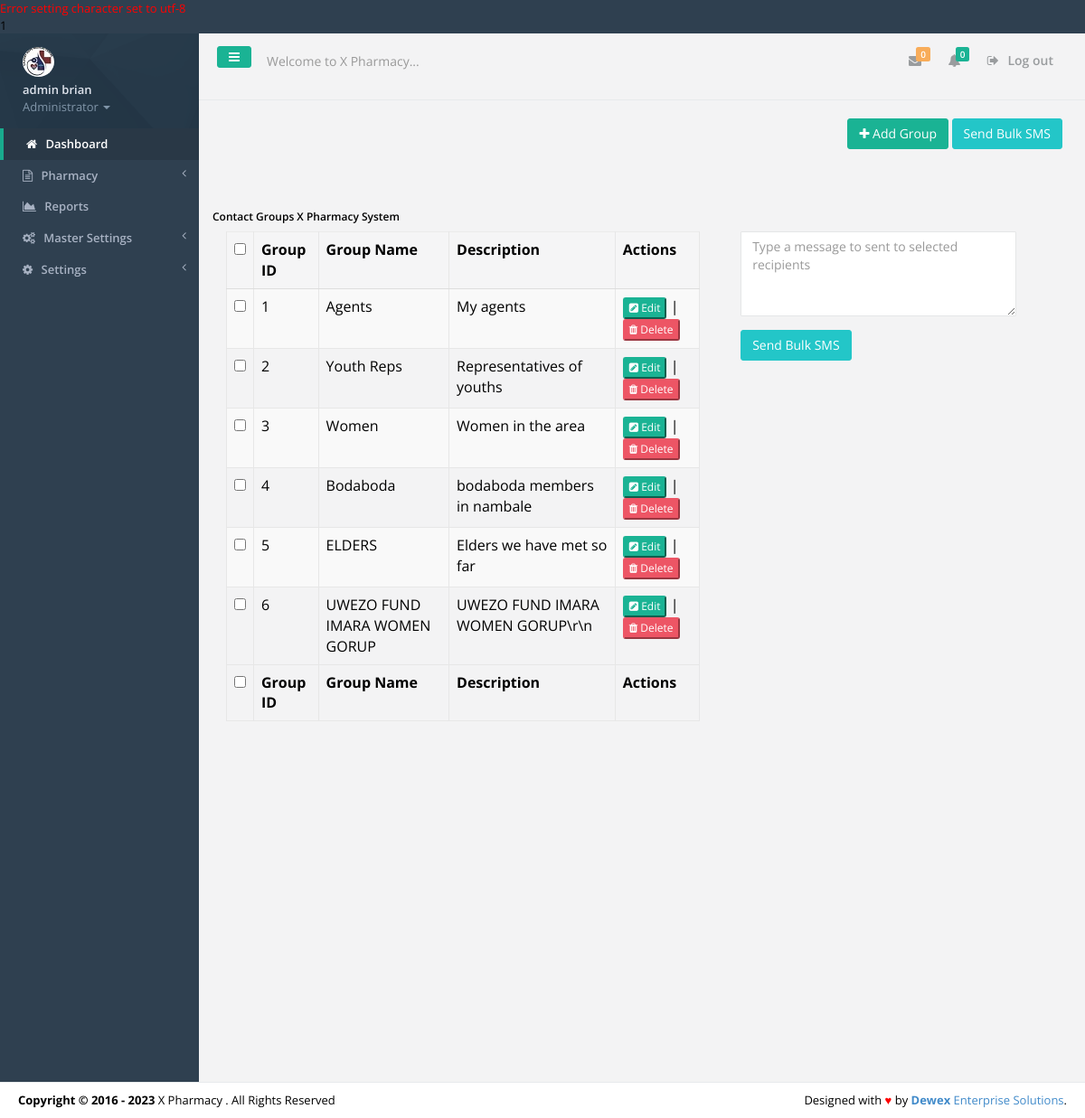
The page /groups1.php (signed in) on the database its author committed.
### tables this page shows
CREATE TABLE IF NOT EXISTS `tbl_users` (
  `id` int(11) NOT NULL,
  `f_name` varchar(30) NOT NULL,
  `s_name` varchar(30) NOT NULL,
  `id_no` varchar(30) NOT NULL,
  `email` varchar(30) NOT NULL,
  `phone` varchar(15) NOT NULL,
  `password` varchar(200) NOT NULL,
  `user_l` varchar(50) NOT NULL,
  `profile_image` varchar(45) NOT NULL,
  `active` varchar(30) NOT NULL
);

CREATE TABLE IF NOT EXISTS `tbl_settings` (
  `settings_id` int(11) NOT NULL,
  `slogan` varchar(100) NOT NULL,
  `l_status` varchar(10) NOT NULL,
  `system_name` varchar(30) NOT NULL,
  `campaigner_name` varchar(30) NOT NULL,
  `campaigner_short_name` varchar(30) NOT NULL,
  `campaign_location` varchar(30) NOT NULL,
  `seat` varchar(30) NOT NULL,
  `inst_date` varchar(15) NOT NULL,
  `photo` varchar(30) NOT NULL,
  `photo_size` varchar(10) NOT NULL,
  `photo_type` varchar(20) NOT NULL,
  `custom_reply_msg` varchar(500) NOT NULL,
  `address` varchar(50) NOT NULL,
  `phone` varchar(30) NOT NULL,
  `email` varchar(30) NOT NULL
);

CREATE TABLE IF NOT EXISTS `tbl_categories` (
`category_id` int(11) NOT NULL,
  `category_name` varchar(100) NOT NULL,
  `cat_no` varchar(20) NOT NULL,
  `cat_description` varchar(400) NOT NULL
);

### includes/authenticate.php (called while the page is built, shortened)
<?php
require_once 'inc/auth.php';
$signedemail = $_SESSION['email'];
$adminDetails = mysqli_query($dbconnect,"SELECT * FROM tbl_users WHERE email='$signedemail'");
$dd = mysqli_fetch_assoc($adminDetails);
$sfname = $dd['f_name'];
$ssname = $dd['s_name'];
$user_l = $dd['user_l'];
?>

### inc/auth.php (called while the page is built, shortened)
<?php
include('config.php');
$dbhost = "localhost";
$dbuser = "root";
$dbpass = "";
$dbname = "hms_pharmacy_module";
$dbconnect = new mysqli($dbhost, $dbuser, $dbpass, $dbname);
$get_system_settings = mysqli_query($dbconnect,"SELECT * FROM tbl_settings LIMIT 1");
$smartC = mysqli_fetch_array($get_system_settings);
$smart_name = $smartC['system_name'];
?>

### groups1.php (the view, shortened to what this page needs)
<?php include('includes/authenticate.php'); ?>
<!DOCTYPE html>
<html>
<head>
	<?php include('includes/meta.php');?>
    <link href="css/plugins/dataTables/dataTables.bootstrap.css" rel="stylesheet">
    <link href="css/plugins/dataTables/dataTables.responsive.css" rel="stylesheet">
    <link href="css/plugins/dataTables/dataTables.tableTools.min.css" rel="stylesheet">
</head>
<body>
    <div id="wrapper">
	<?php include('includes/sidebar.php');?>
		<div id="page-wrapper" class="gray-bg">
        <div class="row border-bottom">
			<?php include('includes/top-nav.php'); ?>
        </div>
	<div class="wrapper wrapper-content">
		<form method="POST">
		<div class="row">
				<div class="col-lg-12">
					<p class="pull-right">
                        <button class="btn btn-primary " data-toggle="modal" data-target="#addnewgroup" type="button"><i class="fa fa-plus"></i>&nbsp;Add Group</button>
						<input type="submit" name="sendbulk" class="btn btn-info " value="Send Bulk SMS" />
						<?php include 'modals/new-group.php'; ?>
				<div class="row">
                <div class="col-lg-12">
                <div class="iboxq float-e-margins">
                    <div class="iboxq-title">
                        <h5>Contact Groups <?php echo $smart_name;?> System</h5>
                    </div>
                  <div class="iboxq-content">
					<div class="col-lg-7">
						<table class="table table-striped table-bordered table-hover dataTables-example1" >
						<thead>
						<tr>
							<th><input type="checkBox" id="toggle" value="select" onClick="do_this()" /></th>
							<th>Group ID</th>
							<th>Group Name</th>
							<th>Description</th>
							<th>Actions</th>
						</tr>
						</thead>
						<tbody>
						<?php
						$getAllGroups = mysqli_query($dbconnect, "SELECT * FROM tbl_categories");
						while($gac = mysqli_fetch_array($getAllGroups)){
						$c_id = $gac['cat_no'];
						$group_id = $gac['category_id'];
						$cat_name = $gac['category_name'];
						$cat_description = $gac['cat_description'];
						?>
						<tr class="gradeX">
							<?php echo "<td class='a-center '><input type='checkbox' value ='$c_id' class='flat' name='Farmers[]' ></td>"; ?>
                      <td><?php echo $group_id; ?></td>
							<td><?php echo $cat_name; ?></td>
							<td><?php echo $cat_description; ?></td>
							<td><button class="btn-xs btn-primary" data-toggle="modal" type="button" data-target="#edit<?php echo $c_id;?>"><i class="fa fa-pencil-square"></i> Edit</button>
								<?php include('modals/edit-group.php');?>
							|
							<a href="groups.php?delete=<?php echo $c_id; ?>"><button type="button" class="btn-xs btn-danger" onclick="return confirm('Are you sure you want to delete <?php echo $group_name; ?> from your contact list?')" ><i class="fa fa-trash"></i> Delete </button></a></td>
						</tr>
						<?php
						}
						?>
						</tbody>
						<tfoot>
						<tr>
							<th><input type="checkBox" id="toggle" value="select" onClick="do_this()" /></th>
							<th>Group ID</th>
							<th>Group Name</th>
							<th>Description</th>
							<th>Actions</th>
						</tr>
						</tfoot>
						</table>
				</div>
				<div class="col-lg-5">
					<div class="row">
							<div class="col-lg-12">
							<div class="col-lg-11">
								<div class="form-group">
									<textarea name="bulksms" class="form-control" placeholder="Type a message to sent to selected recipients" rows="4"></textarea>
								</div>
							</div>
							<div class="col-lg-5">
								<input type="submit" name="sendbulk" class="btn btn-info " value="Send Bulk SMS" />
							</div>
						</div>
						</div>
					</div>
                    </div>
                </div>
            </div>
            </div>
		<?php include 'includes/footer.php'?>
</body>
</html>

### includes/sidebar.php (shortened to what this page needs)
<nav class="navbar-default navbar-static-side" role="navigation">
            <div class="sidebar-collapse">
                <ul class="nav" id="side-menu">
                    <li class="nav-header">
                        <div class="dropdown profile-element"> <span>
                            <img alt="image" class="img-circle" src="img/profile_small.jpg" />
                             </span>
                            <a data-toggle="dropdown" class="dropdown-toggle" href="#">
                            <span class="clear"> <span class="block m-t-xs"> <strong class="font-bold"><?php echo "$sfname $ssname";?></strong>
                             </span> <span class="text-muted text-xs block">Administrator <b class="caret"></b></span> </span> </a>
                        </div>
                    </li>
                    <li class="active">
                        <a href="index.php"><i class="fa fa-home"></i> <span class="nav-label">Dashboard</span></a>
                    </li>
					<?php
					if($user_l=='PHARMACY'||$user_l=='ADMINISTRATOR'){
					?>
					<li>
                        <a href="#"><i class="fa fa-file-text-o"></i> <span class="nav-label">Pharmacy </span><span class="fa arrow"></span></a>
                    </li>
					<?php
					}
					if($user_l=='ADMINISTRATOR'){
					?>
					 <li>
                        <a href="reports.php"><i class="fa fa-area-chart"></i> <span class="nav-label">Reports</a>
                    </li>
                    <li>
                        <a href="#"><i class="fa fa-cogs"></i> <span class="nav-label">Master Settings</span><span class="fa arrow"></span></a>
                    </li>
                    <li>
                        <a href="#"><i class="fa fa-gear"></i> <span class="nav-label"> Settings</span><span class="fa arrow"></span></a>
                    </li>
					<?php
					}
					?>
                </ul>
            </div>
        </nav>

### includes/top-nav.php (shortened to what this page needs)
<nav class="navbar navbar-static-top" role="navigation" style="margin-bottom: 0">
        <div class="navbar-header">
            <a class="navbar-minimalize minimalize-styl-2 btn btn-primary " href="#"><i class="fa fa-bars"></i> </a>
            <form role="search" class="navbar-form-custom" method="post" action="search_results.html">
                <div class="form-group">
                    <input type="text" placeholder="Welcome to <?php echo $smart_name; ?>..." class="form-control" name="top-search" id="top-search">
                </div>
            </form>
        </div>
            <ul class="nav navbar-top-links navbar-right">
                <li>
                    <a class="count-info" tooltip="Unread" href="#">
                        <i class="fa fa-envelope"></i>  <span class="label label-warning">0</span>
                    </a>
                </li>
                <li>
                    <a class="count-info" data-toggle="dropdowhn" tooltip="Marked Important" href="#">
                        <i class="fa fa-bell"></i>  <span class="label label-primary">0</span>
                    </a>
                 </li>
				<li>
                    <a href="logout.php?logout">
                        <i class="fa fa-sign-out"></i> Log out
                    </a>
                </li>
            </ul>
	</nav>

### includes/footer.php
<div class="footer">
    <div class="pull-right">
        Designed with <span style="color:red">&hearts;</span> by <a href="mailto: isaacwex@gmail.com tel:0729522550" target="_blank" title="We're Dewex Enterprise Solutions" target="_blank" rel="dofollow"><strong>Dewex</strong> Enterprise Solutions</a>.
    </div>
    <div>
        <strong>Copyright &copy; 2016 - <?php echo date('Y'); ?></strong> <?php echo $smart_name; ?> . All Rights Reserved
    </div>
</div>

### rows shown on the page
tbl_users: f_name "admin", s_name "brian"
tbl_settings: top-search "Welcome to X Pharmacy...", system_name "X Pharmacy"
tbl_categories: category_id "1", category_name "Agents", cat_description "My agents"
tbl_categories: category_id "2", category_name "Youth Reps", cat_description "Representatives of youths"
tbl_categories: category_id "3", category_name "Women", cat_description "Women in the area"
tbl_categories: category_id "4", category_name "Bodaboda", cat_description "bodaboda members in nambale"
tbl_categories: category_id "5", category_name "ELDERS", cat_description "Elders we have met so far"
tbl_categories: category_id "6", category_name "UWEZO FUND IMARA WOMEN GORUP", cat_description "UWEZO FUND IMARA WOMEN GORUP\\r\\n"

### other values the page prints
$dbconnect->error() "1"
